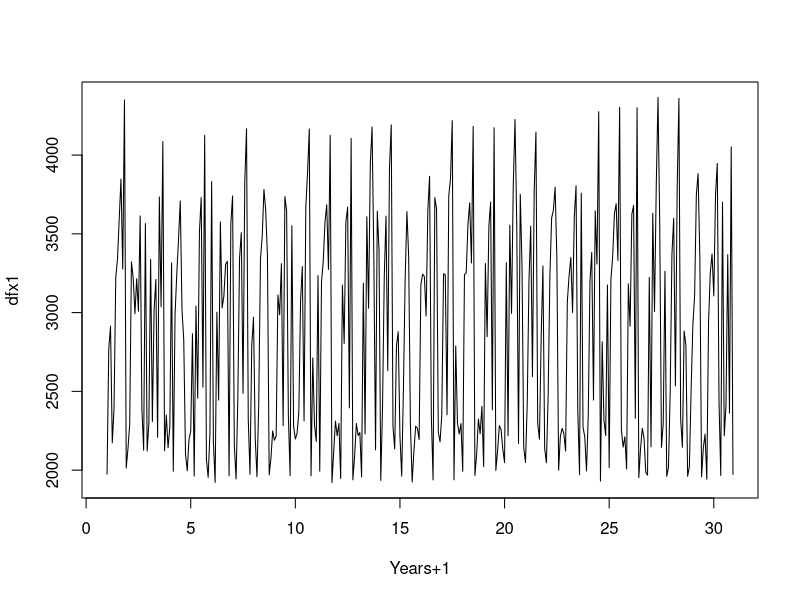
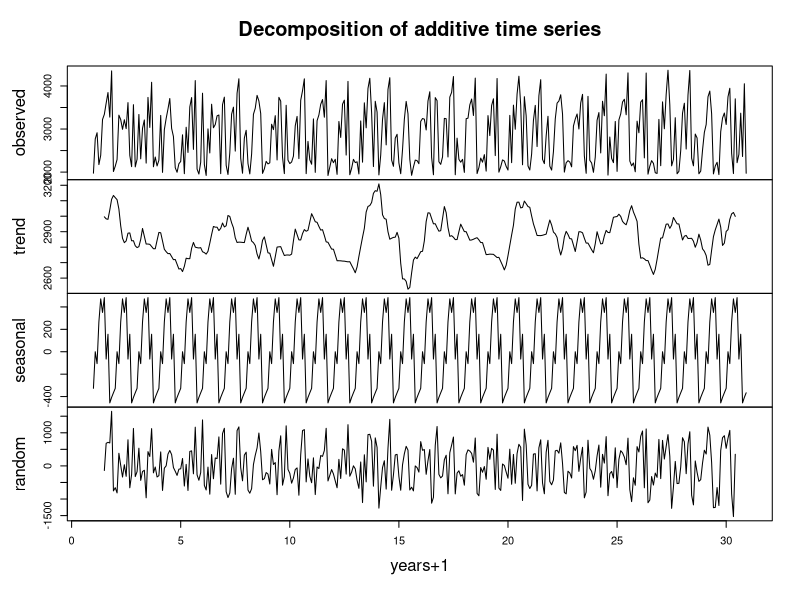
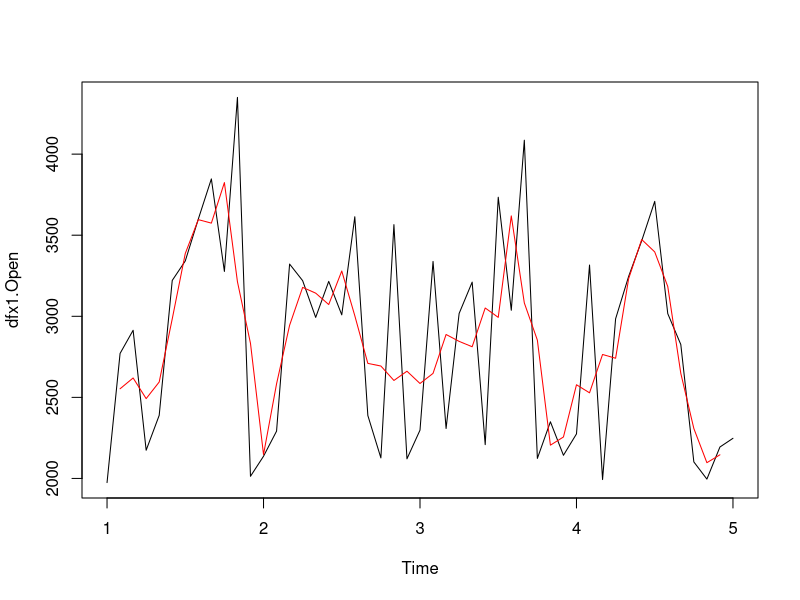
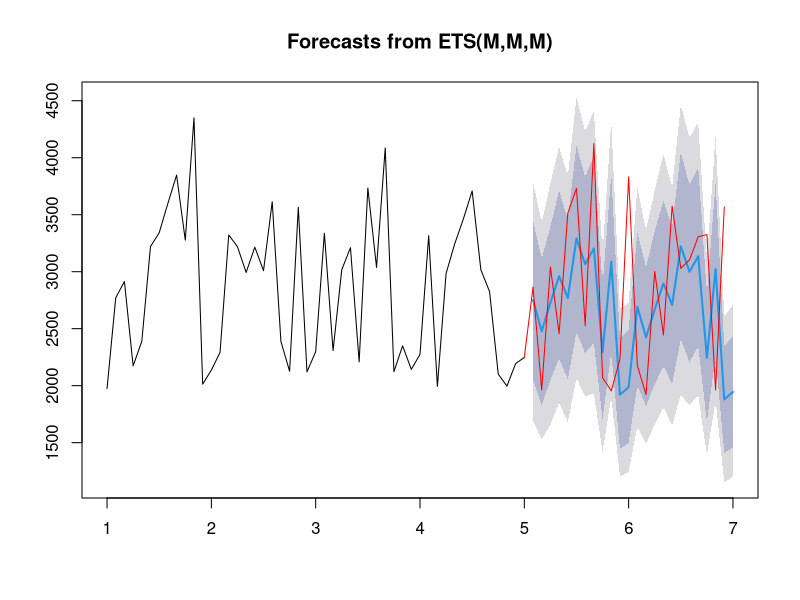

Here is the R script that generated these plots, in order:
library(quantmod)
library(xts)
library(caret)
library(ggplot2)
library(forecast)
data1=read.csv("infy.csv")
dfx1 = xts(data1$Close.Price, order.by=as.Date(data1$Price.Date))
minfy=to.monthly(dfx1)
infyOpen=Op(minfy)
ts2 = ts(infyOpen,frequency=12)
plot(ts2,xlab="Years+1",ylab="dfx1")
plot(decompose(ts2),xlab="years+1")

ts1Train = window(ts2,start=1,end=5)
ts1Test = window(ts2,start=5,end=(7-0.01))
ts1Train
ts1Test
plot(ts1Train)
lines(ma(ts1Train,order=3),col="red")

ets1 = ets(ts1Train,model="MMM")
ets1
fcast1=forecast(ets1)
plot(fcast1)
lines(ts1Test,col="red")
accuracy(fcast1,ts1Test)